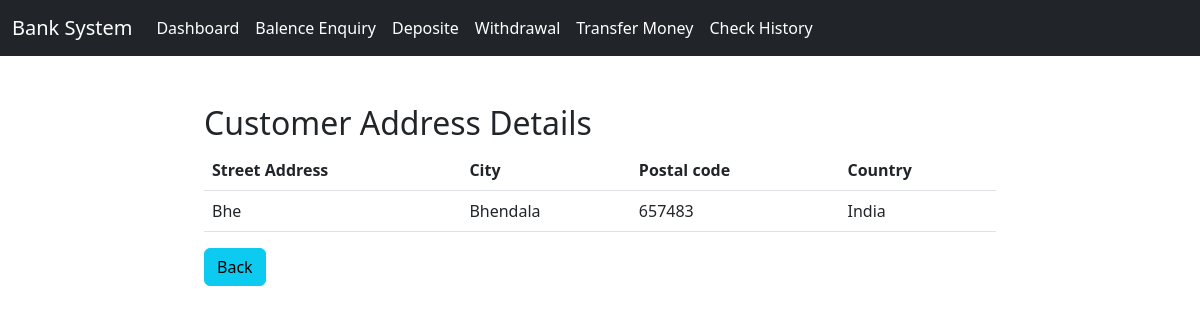
Page /accounts/customeraddressdetails/4/ on the committed database.
### accounts/models.py (models this page shows)
class UserAddress(models.Model):
    user = models.OneToOneField(User,on_delete=models.CASCADE)
    street_address = models.CharField(max_length=100)
    city = models.CharField(max_length=100)
    postal_code = models.PositiveIntegerField()
    country = models.CharField(max_length=100)

### accounts/views.py (the view)
# urls.py: path('customeraddressdetails/<int:pk>/',views.CustomerAddressDetails.as_view(),name='customeraddressdetails'),
class CustomerAddressDetails(DetailView):
    model = UserAddress
    template_name = 'accounts/customeraddressdetails.html'
    context_object_name = 'details'

### accounts/templates/accounts/customeraddressdetails.html (shortened to what this page needs)
{% extends 'accounts/base.html' %}
{% block content %}
<form action="" method="POST">
    <div class="row">
        <div class="col-sm-2 mt-3"></div>
        <div class='col-sm-8 mt-5'>
            <h2>Customer Address Details</h2>
                <table class="table">
                    <thead>
                      <tr>
                        <th scope="col">Street Address</th>
                        <th scope="col">City</th>
                        <th scope="col">Postal code</th>
                        <th scope="col">Country</th>
                      </tr>
                    </thead>
                    <tbody>
                      <tr>
                        <td>{{details.street_address}}</td>
                        <td>{{details.city}}</td>
                        <td>{{details.postal_code}}</td>
                        <td>{{details.country}}</td>
                      </tr>
                    </tbody>
                </table>
                <a class="btn btn-info" href="{% url 'details' %}">Back</a>
        </div>
    </div>
</form>
{% endblock content %}

### rows in the picture
UserAddress: street_address "Bhe", city "Bhendala", postal_code "657483", country "India"
